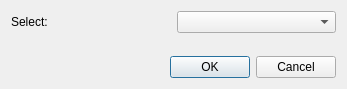
<?xml version="1.0" encoding="UTF-8"?>
<ui version="4.0">
 <class>Dialog</class>
 <widget class="QDialog" name="Dialog">
  <property name="geometry">
   <rect>
    <x>0</x>
    <y>0</y>
    <width>347</width>
    <height>89</height>
   </rect>
  </property>
  <property name="windowTitle">
   <string>Dialog</string>
  </property>
  <layout class="QVBoxLayout" name="verticalLayout">
   <item>
    <layout class="QHBoxLayout" name="horizontalLayout">
     <item>
      <widget class="QLabel" name="label">
       <property name="text">
        <string>Select:</string>
       </property>
      </widget>
     </item>
     <item>
      <widget class="QComboBox" name="comboBox"/>
     </item>
    </layout>
   </item>
   <item>
    <spacer name="verticalSpacer">
     <property name="orientation">
      <enum>Qt::Vertical</enum>
     </property>
     <property name="sizeHint" stdset="0">
      <size>
       <width>20</width>
       <height>40</height>
      </size>
     </property>
    </spacer>
   </item>
   <item>
    <widget class="QDialogButtonBox" name="buttonBox">
     <property name="orientation">
      <enum>Qt::Horizontal</enum>
     </property>
     <property name="standardButtons">
      <set>QDialogButtonBox::Cancel|QDialogButtonBox::Ok</set>
     </property>
    </widget>
   </item>
  </layout>
 </widget>
 <resources/>
 <connections>
  <connection>
   <sender>buttonBox</sender>
   <signal>accepted()</signal>
   <receiver>Dialog</receiver>
   <slot>accept()</slot>
   <hints>
    <hint type="sourcelabel">
     <x>248</x>
     <y>254</y>
    </hint>
    <hint type="destinationlabel">
     <x>157</x>
     <y>274</y>
    </hint>
   </hints>
  </connection>
  <connection>
   <sender>buttonBox</sender>
   <signal>rejected()</signal>
   <receiver>Dialog</receiver>
   <slot>reject()</slot>
   <hints>
    <hint type="sourcelabel">
     <x>316</x>
     <y>260</y>
    </hint>
    <hint type="destinationlabel">
     <x>286</x>
     <y>274</y>
    </hint>
   </hints>
  </connection>
 </connections>
</ui>
